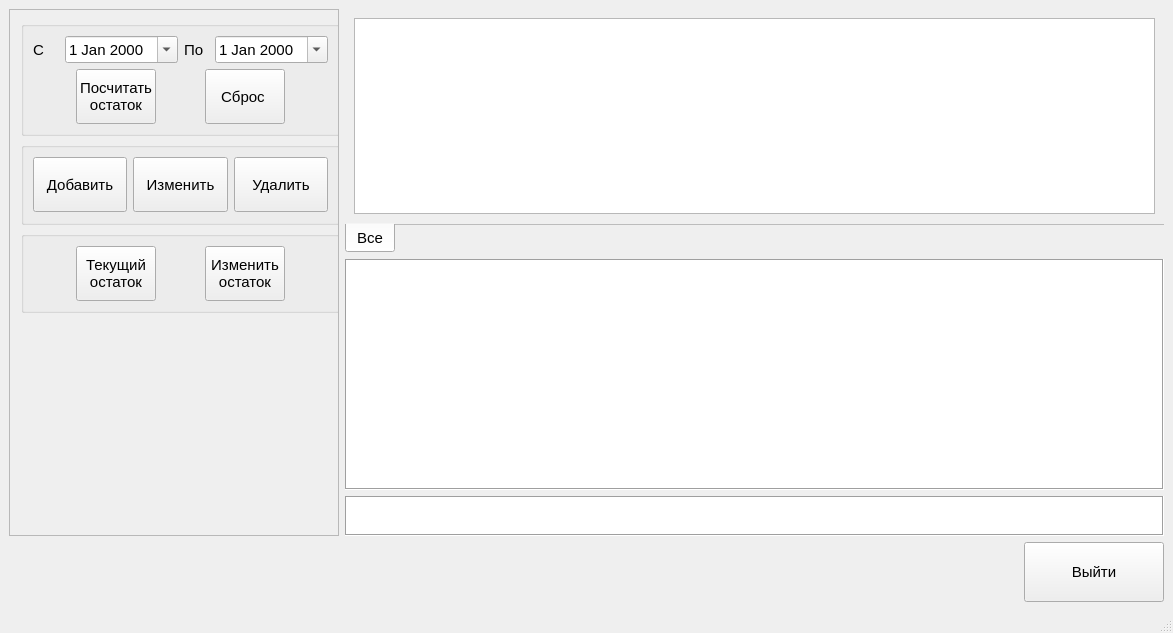
<?xml version="1.0" encoding="UTF-8"?>
<ui version="4.0">
 <class>StockWindow</class>
 <widget class="QMainWindow" name="StockWindow">
  <property name="windowModality">
   <enum>Qt::WindowModal</enum>
  </property>
  <property name="geometry">
   <rect>
    <x>0</x>
    <y>0</y>
    <width>1173</width>
    <height>633</height>
   </rect>
  </property>
  <property name="windowTitle">
   <string>MainWindow</string>
  </property>
  <widget class="QWidget" name="centralwidget">
   <layout class="QVBoxLayout" name="verticalLayout_3">
    <item>
     <layout class="QHBoxLayout" name="horizontalLayout_5">
      <item>
       <widget class="QScrollArea" name="scrollArea">
        <property name="maximumSize">
         <size>
          <width>330</width>
          <height>16777215</height>
         </size>
        </property>
        <property name="widgetResizable">
         <bool>true</bool>
        </property>
        <widget class="QWidget" name="scrollAreaWidgetContents">
         <property name="geometry">
          <rect>
           <x>0</x>
           <y>0</y>
           <width>328</width>
           <height>487</height>
          </rect>
         </property>
         <property name="font">
          <font>
           <pointsize>11</pointsize>
          </font>
         </property>
         <widget class="QWidget" name="layoutWidget">
          <property name="geometry">
           <rect>
            <x>11</x>
            <y>11</y>
            <width>319</width>
            <height>292</height>
           </rect>
          </property>
          <layout class="QVBoxLayout" name="verticalLayout_6">
           <item>
            <widget class="QGroupBox" name="groupBox_3">
             <property name="title">
              <string/>
             </property>
             <layout class="QVBoxLayout" name="verticalLayout">
              <item>
               <layout class="QHBoxLayout" name="horizontalLayout">
                <item>
                 <widget class="QLabel" name="label">
                  <property name="font">
                   <font>
                    <pointsize>11</pointsize>
                   </font>
                  </property>
                  <property name="text">
                   <string>С</string>
                  </property>
                 </widget>
                </item>
                <item>
                 <widget class="QDateEdit" name="dataBegindateEdit">
                  <property name="font">
                   <font>
                    <pointsize>11</pointsize>
                   </font>
                  </property>
                  <property name="calendarPopup">
                   <bool>true</bool>
                  </property>
                 </widget>
                </item>
                <item>
                 <widget class="QLabel" name="label_2">
                  <property name="font">
                   <font>
                    <pointsize>11</pointsize>
                   </font>
                  </property>
                  <property name="text">
                   <string>По</string>
                  </property>
                 </widget>
                </item>
                <item>
                 <widget class="QDateEdit" name="dataEnddateEdit">
                  <property name="font">
                   <font>
                    <pointsize>11</pointsize>
                   </font>
                  </property>
                  <property name="calendarPopup">
                   <bool>true</bool>
                  </property>
                 </widget>
                </item>
               </layout>
              </item>
              <item>
               <layout class="QHBoxLayout" name="horizontalLayout_7">
                <item>
                 <widget class="QPushButton" name="sumButton">
                  <property name="sizePolicy">
                   <sizepolicy hsizetype="Fixed" vsizetype="Fixed">
                    <horstretch>0</horstretch>
                    <verstretch>0</verstretch>
                   </sizepolicy>
                  </property>
                  <property name="minimumSize">
                   <size>
                    <width>60</width>
                    <height>55</height>
                   </size>
                  </property>
                  <property name="font">
                   <font>
                    <pointsize>11</pointsize>
                   </font>
                  </property>
                  <property name="text">
                   <string>Посчитать 
остаток</string>
                  </property>
                 </widget>
                </item>
                <item>
                 <widget class="QPushButton" name="clearButtton">
                  <property name="sizePolicy">
                   <sizepolicy hsizetype="Fixed" vsizetype="Fixed">
                    <horstretch>0</horstretch>
                    <verstretch>0</verstretch>
                   </sizepolicy>
                  </property>
                  <property name="minimumSize">
                   <size>
                    <width>60</width>
                    <height>55</height>
                   </size>
                  </property>
                  <property name="font">
                   <font>
                    <pointsize>11</pointsize>
                   </font>
                  </property>
                  <property name="text">
                   <string>Сброс </string>
                  </property>
                 </widget>
                </item>
               </layout>
              </item>
             </layout>
            </widget>
           </item>
           <item>
            <widget class="QGroupBox" name="groupBox">
             <property name="title">
              <string/>
             </property>
             <layout class="QHBoxLayout" name="horizontalLayout_4">
              <item>
               <widget class="QPushButton" name="addInstrButton">
                <property name="sizePolicy">
                 <sizepolicy hsizetype="Minimum" vsizetype="Fixed">
                  <horstretch>0</horstretch>
                  <verstretch>0</verstretch>
                 </sizepolicy>
                </property>
                <property name="minimumSize">
                 <size>
                  <width>60</width>
                  <height>55</height>
                 </size>
                </property>
                <property name="font">
                 <font>
                  <pointsize>11</pointsize>
                 </font>
                </property>
                <property name="text">
                 <string>Добавить</string>
                </property>
               </widget>
              </item>
              <item>
               <widget class="QPushButton" name="editInstrButton">
                <property name="sizePolicy">
                 <sizepolicy hsizetype="Minimum" vsizetype="Fixed">
                  <horstretch>0</horstretch>
                  <verstretch>0</verstretch>
                 </sizepolicy>
                </property>
                <property name="minimumSize">
                 <size>
                  <width>60</width>
                  <height>55</height>
                 </size>
                </property>
                <property name="font">
                 <font>
                  <pointsize>11</pointsize>
                 </font>
                </property>
                <property name="text">
                 <string>Изменить</string>
                </property>
               </widget>
              </item>
              <item>
               <widget class="QPushButton" name="deleteInstrButton">
                <property name="sizePolicy">
                 <sizepolicy hsizetype="Minimum" vsizetype="Fixed">
                  <horstretch>0</horstretch>
                  <verstretch>0</verstretch>
                 </sizepolicy>
                </property>
                <property name="minimumSize">
                 <size>
                  <width>0</width>
                  <height>55</height>
                 </size>
                </property>
                <property name="font">
                 <font>
                  <pointsize>11</pointsize>
                 </font>
                </property>
                <property name="text">
                 <string>Удалить</string>
                </property>
               </widget>
              </item>
             </layout>
            </widget>
           </item>
           <item>
            <widget class="QGroupBox" name="groupBox_2">
             <property name="title">
              <string/>
             </property>
             <layout class="QHBoxLayout" name="horizontalLayout_3">
              <item>
               <widget class="QPushButton" name="currBalanceButton">
                <property name="sizePolicy">
                 <sizepolicy hsizetype="Fixed" vsizetype="Fixed">
                  <horstretch>0</horstretch>
                  <verstretch>0</verstretch>
                 </sizepolicy>
                </property>
                <property name="minimumSize">
                 <size>
                  <width>0</width>
                  <height>55</height>
                 </size>
                </property>
                <property name="font">
                 <font>
                  <pointsize>11</pointsize>
                 </font>
                </property>
                <property name="text">
                 <string>Текущий 
остаток</string>
                </property>
               </widget>
              </item>
              <item>
               <widget class="QPushButton" name="editBalanceButton">
                <property name="sizePolicy">
                 <sizepolicy hsizetype="Fixed" vsizetype="Fixed">
                  <horstretch>0</horstretch>
                  <verstretch>0</verstretch>
                 </sizepolicy>
                </property>
                <property name="minimumSize">
                 <size>
                  <width>0</width>
                  <height>55</height>
                 </size>
                </property>
                <property name="font">
                 <font>
                  <pointsize>11</pointsize>
                 </font>
                </property>
                <property name="text">
                 <string>Изменить 
остаток</string>
                </property>
               </widget>
              </item>
             </layout>
            </widget>
           </item>
          </layout>
         </widget>
        </widget>
       </widget>
      </item>
      <item>
       <layout class="QVBoxLayout" name="verticalLayout_2">
        <item>
         <widget class="QTabWidget" name="tabWidget">
          <property name="font">
           <font>
            <pointsize>11</pointsize>
           </font>
          </property>
          <property name="tabPosition">
           <enum>QTabWidget::South</enum>
          </property>
          <property name="tabShape">
           <enum>QTabWidget::Rounded</enum>
          </property>
          <property name="currentIndex">
           <number>0</number>
          </property>
          <property name="elideMode">
           <enum>Qt::ElideNone</enum>
          </property>
          <property name="documentMode">
           <bool>true</bool>
          </property>
          <property name="tabsClosable">
           <bool>false</bool>
          </property>
          <property name="movable">
           <bool>false</bool>
          </property>
          <property name="tabBarAutoHide">
           <bool>false</bool>
          </property>
          <widget class="QWidget" name="tab">
           <attribute name="title">
            <string>Все</string>
           </attribute>
           <layout class="QVBoxLayout" name="verticalLayout_4">
            <item>
             <widget class="QTableView" name="tableView">
              <property name="sizePolicy">
               <sizepolicy hsizetype="Preferred" vsizetype="Expanding">
                <horstretch>0</horstretch>
                <verstretch>0</verstretch>
               </sizepolicy>
              </property>
              <property name="minimumSize">
               <size>
                <width>0</width>
                <height>150</height>
               </size>
              </property>
              <property name="font">
               <font>
                <pointsize>12</pointsize>
               </font>
              </property>
             </widget>
            </item>
           </layout>
          </widget>
         </widget>
        </item>
        <item>
         <widget class="QTextEdit" name="historyTextEdit">
          <property name="sizePolicy">
           <sizepolicy hsizetype="Preferred" vsizetype="Expanding">
            <horstretch>0</horstretch>
            <verstretch>0</verstretch>
           </sizepolicy>
          </property>
          <property name="minimumSize">
           <size>
            <width>0</width>
            <height>150</height>
           </size>
          </property>
          <property name="maximumSize">
           <size>
            <width>16777215</width>
            <height>298</height>
           </size>
          </property>
          <property name="frameShape">
           <enum>QFrame::Box</enum>
          </property>
         </widget>
        </item>
        <item>
         <widget class="QTextEdit" name="legendTextEdit">
          <property name="minimumSize">
           <size>
            <width>0</width>
            <height>40</height>
           </size>
          </property>
          <property name="maximumSize">
           <size>
            <width>16777215</width>
            <height>40</height>
           </size>
          </property>
          <property name="frameShape">
           <enum>QFrame::Box</enum>
          </property>
         </widget>
        </item>
       </layout>
      </item>
     </layout>
    </item>
    <item>
     <layout class="QHBoxLayout" name="horizontalLayout_6">
      <item>
       <spacer name="horizontalSpacer">
        <property name="orientation">
         <enum>Qt::Horizontal</enum>
        </property>
        <property name="sizeHint" stdset="0">
         <size>
          <width>40</width>
          <height>13</height>
         </size>
        </property>
       </spacer>
      </item>
      <item>
       <widget class="QPushButton" name="closeButton">
        <property name="sizePolicy">
         <sizepolicy hsizetype="Expanding" vsizetype="Expanding">
          <horstretch>0</horstretch>
          <verstretch>0</verstretch>
         </sizepolicy>
        </property>
        <property name="minimumSize">
         <size>
          <width>140</width>
          <height>60</height>
         </size>
        </property>
        <property name="maximumSize">
         <size>
          <width>140</width>
          <height>60</height>
         </size>
        </property>
        <property name="font">
         <font>
          <pointsize>11</pointsize>
         </font>
        </property>
        <property name="text">
         <string>Выйти</string>
        </property>
       </widget>
      </item>
     </layout>
    </item>
   </layout>
  </widget>
  <widget class="QMenuBar" name="menubar">
   <property name="geometry">
    <rect>
     <x>0</x>
     <y>0</y>
     <width>1173</width>
     <height>26</height>
    </rect>
   </property>
  </widget>
  <widget class="QStatusBar" name="statusbar"/>
 </widget>
 <resources/>
 <connections/>
</ui>
